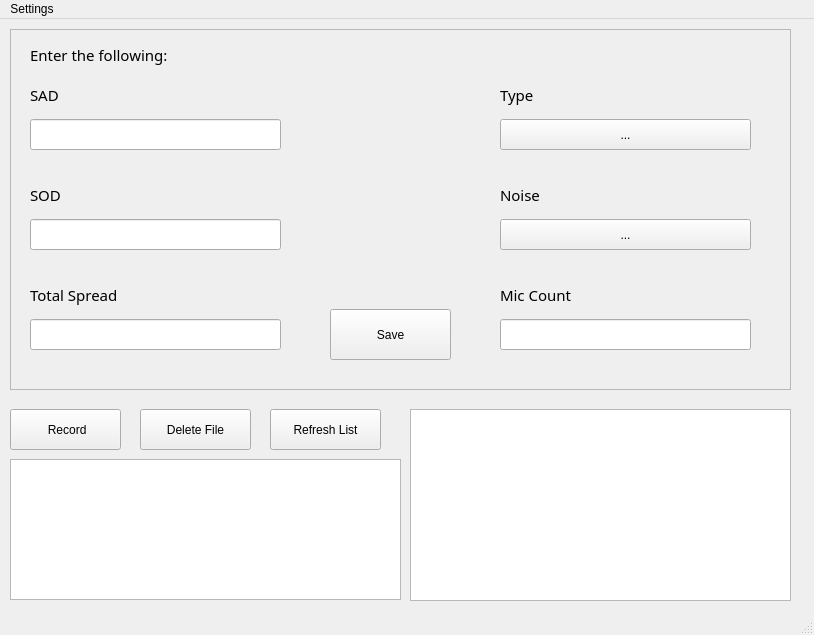
<?xml version="1.0" encoding="UTF-8"?>
<ui version="4.0">
 <class>MainWindow</class>
 <widget class="QMainWindow" name="MainWindow">
  <property name="geometry">
   <rect>
    <x>0</x>
    <y>0</y>
    <width>814</width>
    <height>635</height>
   </rect>
  </property>
  <property name="windowTitle">
   <string>MainWindow</string>
  </property>
  <widget class="QWidget" name="centralwidget">
   <widget class="QFrame" name="frame">
    <property name="geometry">
     <rect>
      <x>10</x>
      <y>10</y>
      <width>781</width>
      <height>361</height>
     </rect>
    </property>
    <property name="frameShape">
     <enum>QFrame::Shape::StyledPanel</enum>
    </property>
    <property name="frameShadow">
     <enum>QFrame::Shadow::Sunken</enum>
    </property>
    <widget class="QLineEdit" name="SOD">
     <property name="geometry">
      <rect>
       <x>20</x>
       <y>190</y>
       <width>251</width>
       <height>31</height>
      </rect>
     </property>
    </widget>
    <widget class="QLineEdit" name="SAD">
     <property name="geometry">
      <rect>
       <x>20</x>
       <y>90</y>
       <width>251</width>
       <height>31</height>
      </rect>
     </property>
     <property name="placeholderText">
      <string/>
     </property>
     <property name="clearButtonEnabled">
      <bool>false</bool>
     </property>
    </widget>
    <widget class="QLabel" name="label">
     <property name="geometry">
      <rect>
       <x>20</x>
       <y>10</y>
       <width>291</width>
       <height>31</height>
      </rect>
     </property>
     <property name="font">
      <font>
       <family>Source Code Pro</family>
       <pointsize>11</pointsize>
      </font>
     </property>
     <property name="autoFillBackground">
      <bool>false</bool>
     </property>
     <property name="text">
      <string>Enter the following:</string>
     </property>
     <property name="scaledContents">
      <bool>true</bool>
     </property>
    </widget>
    <widget class="QLabel" name="label_2">
     <property name="geometry">
      <rect>
       <x>20</x>
       <y>50</y>
       <width>251</width>
       <height>31</height>
      </rect>
     </property>
     <property name="font">
      <font>
       <family>Source Code Pro</family>
       <pointsize>11</pointsize>
      </font>
     </property>
     <property name="autoFillBackground">
      <bool>false</bool>
     </property>
     <property name="text">
      <string>SAD</string>
     </property>
     <property name="scaledContents">
      <bool>true</bool>
     </property>
    </widget>
    <widget class="QLabel" name="label_3">
     <property name="geometry">
      <rect>
       <x>20</x>
       <y>150</y>
       <width>251</width>
       <height>31</height>
      </rect>
     </property>
     <property name="font">
      <font>
       <family>Source Code Pro</family>
       <pointsize>11</pointsize>
      </font>
     </property>
     <property name="autoFillBackground">
      <bool>false</bool>
     </property>
     <property name="text">
      <string>SOD</string>
     </property>
     <property name="scaledContents">
      <bool>true</bool>
     </property>
    </widget>
    <widget class="QLabel" name="label_4">
     <property name="geometry">
      <rect>
       <x>490</x>
       <y>50</y>
       <width>251</width>
       <height>31</height>
      </rect>
     </property>
     <property name="font">
      <font>
       <family>Source Code Pro</family>
       <pointsize>11</pointsize>
      </font>
     </property>
     <property name="autoFillBackground">
      <bool>false</bool>
     </property>
     <property name="text">
      <string>Type</string>
     </property>
     <property name="scaledContents">
      <bool>true</bool>
     </property>
    </widget>
    <widget class="QLabel" name="label_5">
     <property name="geometry">
      <rect>
       <x>490</x>
       <y>250</y>
       <width>251</width>
       <height>31</height>
      </rect>
     </property>
     <property name="font">
      <font>
       <family>Source Code Pro</family>
       <pointsize>11</pointsize>
      </font>
     </property>
     <property name="autoFillBackground">
      <bool>false</bool>
     </property>
     <property name="text">
      <string>Mic Count</string>
     </property>
     <property name="scaledContents">
      <bool>true</bool>
     </property>
    </widget>
    <widget class="QLineEdit" name="micCount">
     <property name="geometry">
      <rect>
       <x>490</x>
       <y>290</y>
       <width>251</width>
       <height>31</height>
      </rect>
     </property>
    </widget>
    <widget class="QLabel" name="label_6">
     <property name="geometry">
      <rect>
       <x>20</x>
       <y>250</y>
       <width>251</width>
       <height>31</height>
      </rect>
     </property>
     <property name="font">
      <font>
       <family>Source Code Pro</family>
       <pointsize>11</pointsize>
      </font>
     </property>
     <property name="autoFillBackground">
      <bool>false</bool>
     </property>
     <property name="text">
      <string>Total Spread</string>
     </property>
     <property name="scaledContents">
      <bool>true</bool>
     </property>
    </widget>
    <widget class="QLineEdit" name="totalSpread">
     <property name="geometry">
      <rect>
       <x>20</x>
       <y>290</y>
       <width>251</width>
       <height>31</height>
      </rect>
     </property>
    </widget>
    <widget class="QPushButton" name="saveButton">
     <property name="geometry">
      <rect>
       <x>320</x>
       <y>280</y>
       <width>121</width>
       <height>51</height>
      </rect>
     </property>
     <property name="acceptDrops">
      <bool>false</bool>
     </property>
     <property name="text">
      <string>Save</string>
     </property>
    </widget>
    <widget class="QLabel" name="label_7">
     <property name="geometry">
      <rect>
       <x>490</x>
       <y>150</y>
       <width>251</width>
       <height>31</height>
      </rect>
     </property>
     <property name="font">
      <font>
       <family>Source Code Pro</family>
       <pointsize>11</pointsize>
      </font>
     </property>
     <property name="autoFillBackground">
      <bool>false</bool>
     </property>
     <property name="text">
      <string>Noise</string>
     </property>
     <property name="scaledContents">
      <bool>true</bool>
     </property>
    </widget>
    <widget class="QToolButton" name="typeButton">
     <property name="geometry">
      <rect>
       <x>490</x>
       <y>90</y>
       <width>251</width>
       <height>31</height>
      </rect>
     </property>
     <property name="text">
      <string>...</string>
     </property>
    </widget>
    <widget class="QToolButton" name="noiseButton">
     <property name="geometry">
      <rect>
       <x>490</x>
       <y>190</y>
       <width>251</width>
       <height>31</height>
      </rect>
     </property>
     <property name="text">
      <string>...</string>
     </property>
    </widget>
   </widget>
   <widget class="QPushButton" name="recordButton">
    <property name="geometry">
     <rect>
      <x>10</x>
      <y>390</y>
      <width>111</width>
      <height>41</height>
     </rect>
    </property>
    <property name="layoutDirection">
     <enum>Qt::LayoutDirection::LeftToRight</enum>
    </property>
    <property name="text">
     <string> Record</string>
    </property>
    <property name="icon">
     <iconset theme="QIcon::ThemeIcon::MediaRecord"/>
    </property>
   </widget>
   <widget class="QToolButton" name="refreshList">
    <property name="geometry">
     <rect>
      <x>270</x>
      <y>390</y>
      <width>111</width>
      <height>41</height>
     </rect>
    </property>
    <property name="text">
     <string>Refresh List</string>
    </property>
   </widget>
   <widget class="QToolButton" name="deleteFile">
    <property name="geometry">
     <rect>
      <x>140</x>
      <y>390</y>
      <width>111</width>
      <height>41</height>
     </rect>
    </property>
    <property name="text">
     <string>Delete File</string>
    </property>
   </widget>
   <widget class="QListWidget" name="listView">
    <property name="geometry">
     <rect>
      <x>410</x>
      <y>390</y>
      <width>381</width>
      <height>192</height>
     </rect>
    </property>
   </widget>
   <widget class="QTextEdit" name="consoleLog">
    <property name="geometry">
     <rect>
      <x>10</x>
      <y>440</y>
      <width>391</width>
      <height>141</height>
     </rect>
    </property>
    <property name="readOnly">
     <bool>true</bool>
    </property>
   </widget>
  </widget>
  <widget class="QMenuBar" name="menubar">
   <property name="geometry">
    <rect>
     <x>0</x>
     <y>0</y>
     <width>814</width>
     <height>25</height>
    </rect>
   </property>
   <widget class="QMenu" name="menuRecord_Application">
    <property name="title">
     <string>Settings</string>
    </property>
    <addaction name="actionMenu"/>
    <addaction name="actionClear"/>
   </widget>
   <addaction name="menuRecord_Application"/>
  </widget>
  <widget class="QStatusBar" name="statusbar"/>
  <action name="actionMenu">
   <property name="text">
    <string>Import File</string>
   </property>
  </action>
  <action name="actionTheme">
   <property name="text">
    <string>Theme</string>
   </property>
  </action>
  <action name="actionClear">
   <property name="text">
    <string>Clear Console</string>
   </property>
  </action>
 </widget>
 <resources/>
 <connections/>
</ui>
